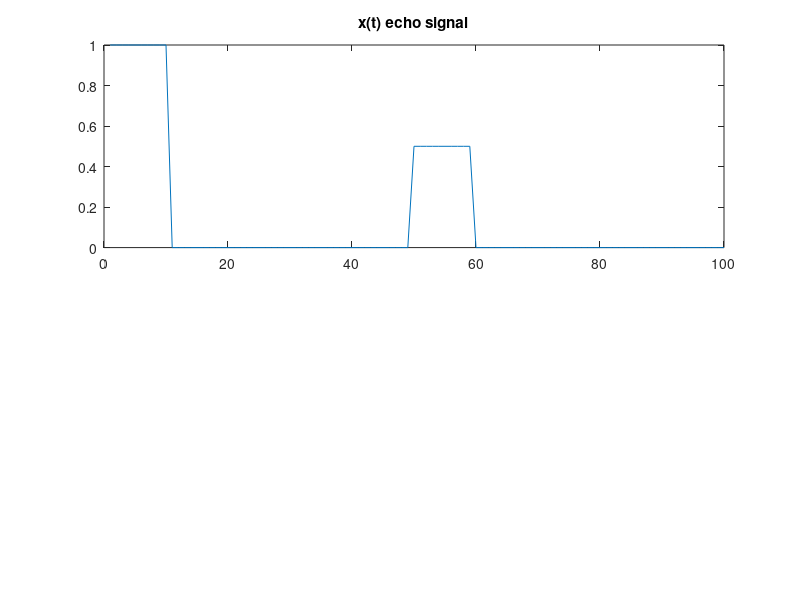

Write MATLAB code to recreate this figure. (Note: this script raises an error after producing the figure.)
%%%%%%%%%%%%%%%%%%%%%%%%%%%%%%
% Problem 4: part 1

%setting up signal with no eco: array x
x = zeros(1,100);
x(1:10)=1;


%setting up signal with eco: array xt
xt = zeros(1,100);
xt(1:10)=1;
xt(50:59)=0.5;

subplot(2,1,1); plot(xt);  title('x(t) echo signal'); 
hold on;

ht=zeros(1,103);
ht(1) = 1;   % initialize first value of ht
td = 50;
attn = 0.5;
N = 2;
for t=1:103
    for k=0:N
        di = dirac(t-td*k);
        if di == Inf     % find Inf
            di = 1;      % set Inf to finite value, which is 1
        end 
        ht(t) = ht(t) + ((-attn)^k * di);
    end
end


plot(ht), title('x(t) echo signal & h(t) filter signal');xlabel('time t'); ylabel('x(t)'); xlim([1 105]);ylim([-1.5 1.5]);
hold off;

ct = conv(xt,ht);

subplot(2,1,2); plot(ct);  title('x(t)*h(t)'); xlabel('time t'); ylabel('x(t)*h(t)'); xlim([1 100]);ylim([-1.5 1.5]);

%%%%%%%%%%%%%%%%%%%%%%%%%%%%%%
% Problem 4: part 2

clc
clear all
clear vars

xt = zeros(1,100);
xt(1:10)=1;
xt(50:59)=0.5;

attn = 0.01:0.01:1; % attentuation always 0 < alpha < 1, with 0.1 of increment (1x100 matrix)
td = 1:1:100;   % time delay from 0 to 100 (1x100 matrix)

energy = zeros(100,100);
N = 9;
for i = 1:length(attn)
    for j=1:length(td)
        h=zeros(1,100);
        for k = 0: N
            h(1+(td(j)*k)) = (-attn(i)).^k;  
        end
        yt = conv(xt,h);
        energy (i,j) = sum(yt.^2);
    end 
end


figure;
mesh(td,attn,energy); xlabel('Time delay'); ylabel('Attenuation value'); zlabel('Energy');
title('Energy with Attenuation and Time delay')

max_val = max(max(energy));
min_val = min(min(energy));
[x_max,y_max]=find(energy==max(max(energy)));
[x_min,y_min]=find(energy==min(min(energy)));